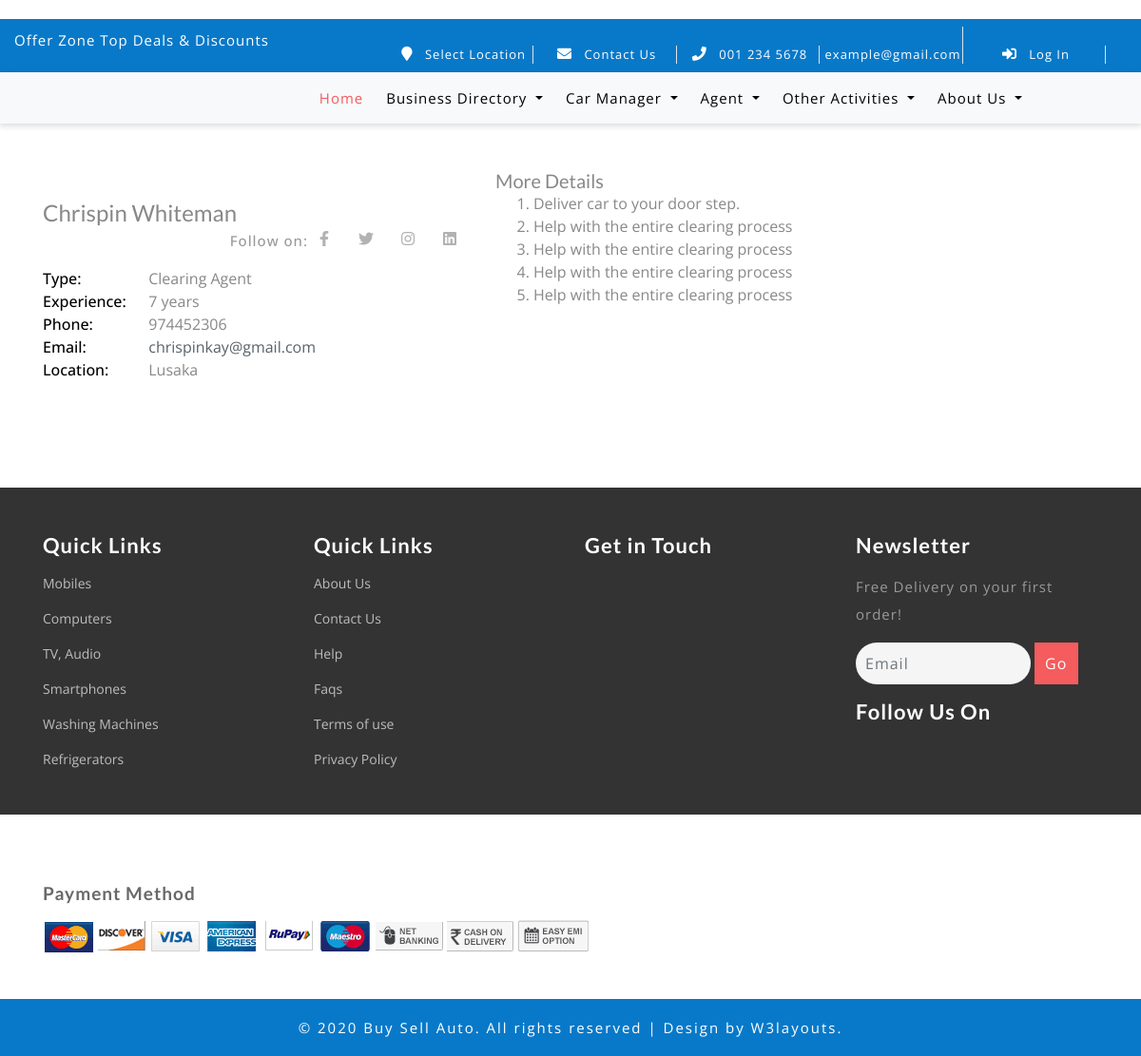
/agents/details/2/, run on an earlier commit of the app's database.
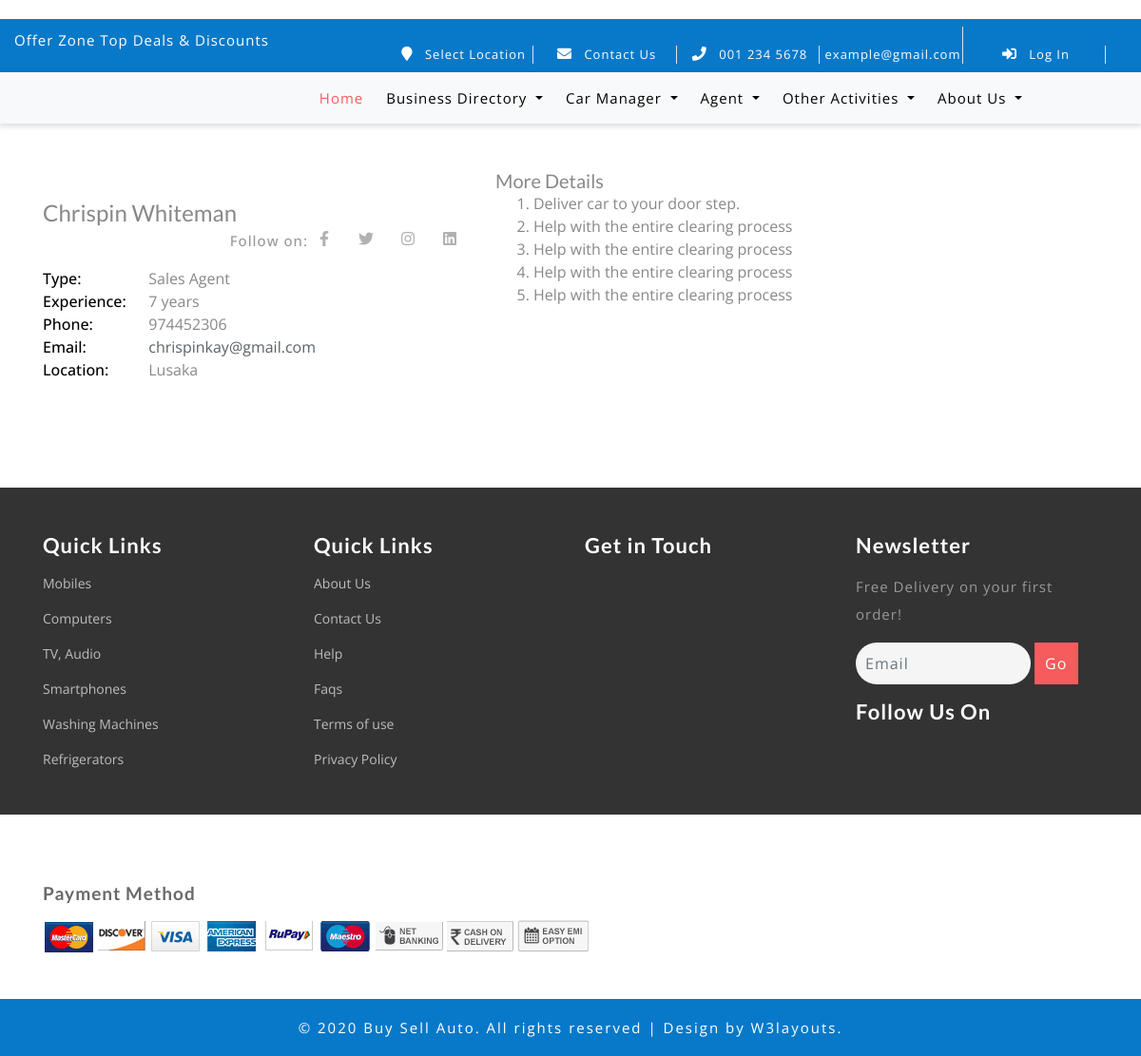
And on a later commit of the database.
### agents/models.py (models this page shows, shortened)
class Agent(models.Model):
    is_agent_model = models.BooleanField(default=True, editable=False)
    user = models.OneToOneField(User, on_delete=models.CASCADE)
    company_name = models.CharField('Company Name', max_length=200, default='N/A')
    agent_type = models.ForeignKey(AgentType, default='', on_delete=models.CASCADE)
    experience = models.CharField('Experience', max_length=200, default='')
    description = HTMLField(help_text='Services offered...')
    class Meta:
        verbose_name_plural = 'Agents'
        verbose_name = 'Agent'

class AgentType(models.Model):
    agent_type = models.CharField('Agent Type', max_length=200)
    def __str__(self):
        return self.agent_type
    class Meta:
        verbose_name_plural = 'Agent Types'
        verbose_name = 'Agent Type'

### store/models.py (models this page shows, shortened)
class User(AbstractUser):
    is_agent = models.BooleanField(default=False)
    is_employee = models.BooleanField(default=False)
    portfolio_site = models.URLField(blank=True)
    phone = models.CharField(max_length=60, blank=True, null=True)
    country = models.CharField('Country', max_length=60, blank=True, null=True)
    city = models.CharField('City', max_length=60, blank=True, null=True)
    postal_code = models.CharField('Postal Code', max_length=60, blank=True, null=True)
    address = models.CharField(max_length=60, blank=True, null=True)
    picture = models.ImageField(upload_to="users/pictures/%Y/%m/%d'", blank=True, null=True)
    email = models.EmailField(blank=True, null=True)
    username_validator = ASCIIUsernameValidator()
    def get_full_name(self):
        full_name = self.username
        if self.first_name and self.last_name:
            full_name = self.first_name + " " + self.last_name
        return full_name

### agents/views.py (the view)
# urls.py: path('agents/details/<int:pk>/', views.agents_details, name='agents_details'),
def agents_details(request, pk):
    agent_details = Agent.objects.get(user__id=pk)
    return render(request, 'agents/agents_details.html',
                  {
                      'agent_details': agent_details,
                  })

### store/templates/agents/agents_details.html (shortened to what this page needs)
{% extends 'store/base.html' %}
{% load static %}
{% block content %}
    <link rel="stylesheet" href="https://cdnjs.cloudflare.com/ajax/libs/font-awesome/5.12.1/css/all.min.css"
/>
    <div class="container">
        <div class="row">
            <div class="col-lg-5 col-md-6">
                <div class="mb-2">
                </div>
                <h4 class="font-weight-normal">{{ agent_details.user.get_full_name | capfirst }}</h4>
                <div class="mb-2 d-flex">
                    <br>
                    <div class="social d-flex ml-auto">
                        <p class="font-weight-normal">Follow on:</p>
                        <a href="#" class="text-muted mr-1">
                            <i class="fab fa-facebook-f"></i>
                        </a>
                        <a href="#" class="text-muted mr-1">
                            <i class="fab fa-twitter"></i>
                        </a>
                        <a href="#" class="text-muted mr-1">
                            <i class="fab fa-instagram"></i>
                        </a>
                        <a href="#" class="text-muted">
                            <i class="fab fa-linkedin"></i>
                        </a>
                    </div>
                </div>
                <div class="mb-3">
                    <ul class="list-unstyled">
                        <li class="media">
                            <span class="w-25 text-black font-weight-normal">Type:</span>
                            <label class="media-body">{{ agent_details.agent_type }}</label>
                        </li>
                        <li class="media">
                            <span class="w-25 text-black font-weight-normal">Experience: </span>
                            <label class="media-body">{{ agent_details.experience }}</label>
                        </li>
                        <li class="media">
                            <span class="w-25 text-black font-weight-normal">Phone: </span>
                            <label class="media-body">{{ agent_details.user.phone }}</label>
                        </li>
                        <li class="media">
                            <span class="w-25 text-black font-weight-normal">Email: </span>
                            <label class="media-body">
                                <a href="mail_to://{{ agent_details.user.email }}"
                                   style="color: #5a6268">{{ agent_details.user.email }}
                                </a></label>
                        </li>
                        <li class="media">
                            <span class="w-25 text-black font-weight-normal">Location: </span>
                            <label class="media-body">{{ agent_details.user.address }}</label>
                        </li>
                    </ul>
                </div>
            </div>
            <div class="col-lg-7 col-md-6 pl-xl-3">
                <h5 class="font-weight-normal">More Details</h5>
                <p>{{ agent_details.description | safe }}</p>
            </div>
        </div>
    </div>
{% endblock %}

What changed in the data, as far as the page shows it:
changed Agent "Chrispin Whiteman": agent_type "Clearing Agent" → "Sales Agent"
